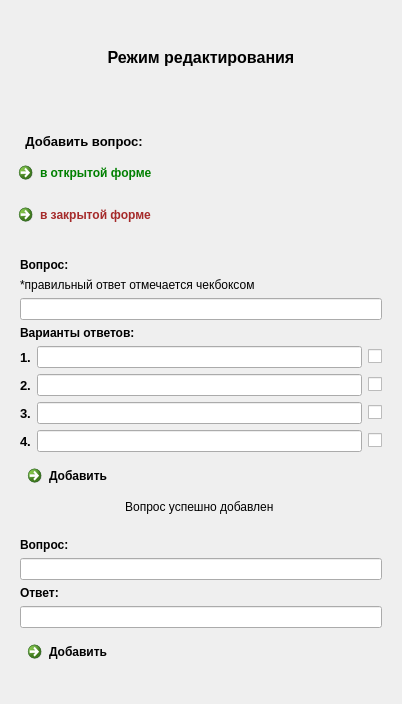
<?xml version="1.0" encoding="UTF-8"?>
<ui version="4.0">
 <class>Add_test</class>
 <widget class="QDialog" name="Add_test">
  <property name="windowModality">
   <enum>Qt::NonModal</enum>
  </property>
  <property name="enabled">
   <bool>true</bool>
  </property>
  <property name="geometry">
   <rect>
    <x>0</x>
    <y>0</y>
    <width>402</width>
    <height>704</height>
   </rect>
  </property>
  <property name="sizeIncrement">
   <size>
    <width>0</width>
    <height>0</height>
   </size>
  </property>
  <property name="windowTitle">
   <string>Режим редактирования</string>
  </property>
  <property name="styleSheet">
   <string notr="true"/>
  </property>
  <layout class="QVBoxLayout" name="verticalLayout_5">
   <property name="bottomMargin">
    <number>25</number>
   </property>
   <item>
    <layout class="QVBoxLayout" name="verticalLayout_2">
     <item>
      <widget class="QLabel" name="label">
       <property name="styleSheet">
        <string notr="true">font-weight: bold;
font-size: 16px;
</string>
       </property>
       <property name="text">
        <string>Режим редактирования</string>
       </property>
       <property name="alignment">
        <set>Qt::AlignCenter</set>
       </property>
       <property name="margin">
        <number>0</number>
       </property>
      </widget>
     </item>
     <item>
      <layout class="QVBoxLayout" name="verticalLayout">
       <property name="topMargin">
        <number>25</number>
       </property>
       <property name="bottomMargin">
        <number>10</number>
       </property>
       <item>
        <widget class="QLabel" name="label_2">
         <property name="styleSheet">
          <string notr="true">font-weight: bold;
font-size: 13px;</string>
         </property>
         <property name="text">
          <string>    Добавить вопрос:</string>
         </property>
        </widget>
       </item>
       <item>
        <widget class="QCommandLinkButton" name="open_button">
         <property name="styleSheet">
          <string notr="true">color: green;</string>
         </property>
         <property name="text">
          <string>в открытой форме</string>
         </property>
        </widget>
       </item>
       <item>
        <widget class="QCommandLinkButton" name="close_button">
         <property name="styleSheet">
          <string notr="true">color: brown;</string>
         </property>
         <property name="text">
          <string>в закрытой форме</string>
         </property>
        </widget>
       </item>
      </layout>
     </item>
     <item>
      <widget class="QWidget" name="open_form_a" native="true">
       <property name="enabled">
        <bool>true</bool>
       </property>
       <property name="styleSheet">
        <string notr="true"/>
       </property>
       <layout class="QVBoxLayout" name="open_form_area">
        <item>
         <widget class="QLabel" name="label_3">
          <property name="styleSheet">
           <string notr="true">font-weight: bold;
font-size: 12px;</string>
          </property>
          <property name="text">
           <string>Вопрос:</string>
          </property>
         </widget>
        </item>
        <item>
         <widget class="QLabel" name="label_11">
          <property name="text">
           <string>*правильный ответ отмечается чекбоксом</string>
          </property>
         </widget>
        </item>
        <item>
         <layout class="QHBoxLayout" name="horizontalLayout">
          <item>
           <widget class="QLineEdit" name="open_q1"/>
          </item>
         </layout>
        </item>
        <item>
         <widget class="QLabel" name="label_8">
          <property name="styleSheet">
           <string notr="true">font-weight: bold;
font-size: 12px;</string>
          </property>
          <property name="text">
           <string>Варианты ответов:</string>
          </property>
         </widget>
        </item>
        <item>
         <layout class="QHBoxLayout" name="horizontalLayout_2">
          <item>
           <widget class="QLabel" name="label_4">
            <property name="styleSheet">
             <string notr="true">font-weight: bold;
font-size: 13px;</string>
            </property>
            <property name="text">
             <string>1.</string>
            </property>
           </widget>
          </item>
          <item>
           <widget class="QLineEdit" name="open_ver1"/>
          </item>
          <item>
           <widget class="QCheckBox" name="ver_check1">
            <property name="text">
             <string/>
            </property>
           </widget>
          </item>
         </layout>
        </item>
        <item>
         <layout class="QHBoxLayout" name="horizontalLayout_3">
          <item>
           <widget class="QLabel" name="label_5">
            <property name="styleSheet">
             <string notr="true">font-weight: bold;
font-size: 13px;</string>
            </property>
            <property name="text">
             <string>2.</string>
            </property>
           </widget>
          </item>
          <item>
           <widget class="QLineEdit" name="open_ver2"/>
          </item>
          <item>
           <widget class="QCheckBox" name="ver_check2">
            <property name="text">
             <string/>
            </property>
           </widget>
          </item>
         </layout>
        </item>
        <item>
         <layout class="QHBoxLayout" name="horizontalLayout_6">
          <item>
           <widget class="QLabel" name="label_6">
            <property name="styleSheet">
             <string notr="true">font-weight: bold;
font-size: 13px;</string>
            </property>
            <property name="text">
             <string>3.</string>
            </property>
           </widget>
          </item>
          <item>
           <widget class="QLineEdit" name="open_ver3"/>
          </item>
          <item>
           <widget class="QCheckBox" name="ver_check3">
            <property name="text">
             <string/>
            </property>
           </widget>
          </item>
         </layout>
        </item>
        <item>
         <layout class="QHBoxLayout" name="horizontalLayout_7">
          <item>
           <widget class="QLabel" name="label_7">
            <property name="styleSheet">
             <string notr="true">font-weight: bold;
font-size: 13px;</string>
            </property>
            <property name="text">
             <string>4.</string>
            </property>
           </widget>
          </item>
          <item>
           <widget class="QLineEdit" name="open_ver4"/>
          </item>
          <item>
           <widget class="QCheckBox" name="ver_check4">
            <property name="text">
             <string/>
            </property>
           </widget>
          </item>
         </layout>
        </item>
        <item>
         <widget class="QCommandLinkButton" name="add_open">
          <property name="layoutDirection">
           <enum>Qt::LeftToRight</enum>
          </property>
          <property name="styleSheet">
           <string notr="true">font-weight: bold;
font-size: 12px;</string>
          </property>
          <property name="text">
           <string>Добавить</string>
          </property>
          <property name="icon">
           <iconset>
            <normaloff>../../../Загрузки/tick.png</normaloff>../../../Загрузки/tick.png</iconset>
          </property>
          <property name="checkable">
           <bool>false</bool>
          </property>
          <property name="description">
           <string/>
          </property>
         </widget>
        </item>
        <item>
         <widget class="QLabel" name="add_condition">
          <property name="text">
           <string>Вопрос успешно добавлен </string>
          </property>
          <property name="alignment">
           <set>Qt::AlignCenter</set>
          </property>
         </widget>
        </item>
       </layout>
      </widget>
     </item>
     <item>
      <widget class="QWidget" name="close_form_a" native="true">
       <property name="styleSheet">
        <string notr="true"/>
       </property>
       <layout class="QVBoxLayout" name="close_form_area">
        <item>
         <widget class="QLabel" name="label_9">
          <property name="styleSheet">
           <string notr="true">font-weight: bold;
font-size: 12px;</string>
          </property>
          <property name="text">
           <string>Вопрос:</string>
          </property>
         </widget>
        </item>
        <item>
         <widget class="QLineEdit" name="close_q1"/>
        </item>
        <item>
         <widget class="QLabel" name="label_10">
          <property name="styleSheet">
           <string notr="true">font-weight: bold;
font-size: 12px;</string>
          </property>
          <property name="text">
           <string>Ответ:</string>
          </property>
         </widget>
        </item>
        <item>
         <widget class="QLineEdit" name="close_ver"/>
        </item>
        <item>
         <widget class="QCommandLinkButton" name="add_close">
          <property name="text">
           <string>Добавить</string>
          </property>
          <property name="icon">
           <iconset>
            <normaloff>../../../Загрузки/tick.png</normaloff>../../../Загрузки/tick.png</iconset>
          </property>
         </widget>
        </item>
       </layout>
      </widget>
     </item>
    </layout>
   </item>
  </layout>
 </widget>
 <resources/>
 <connections/>
</ui>
